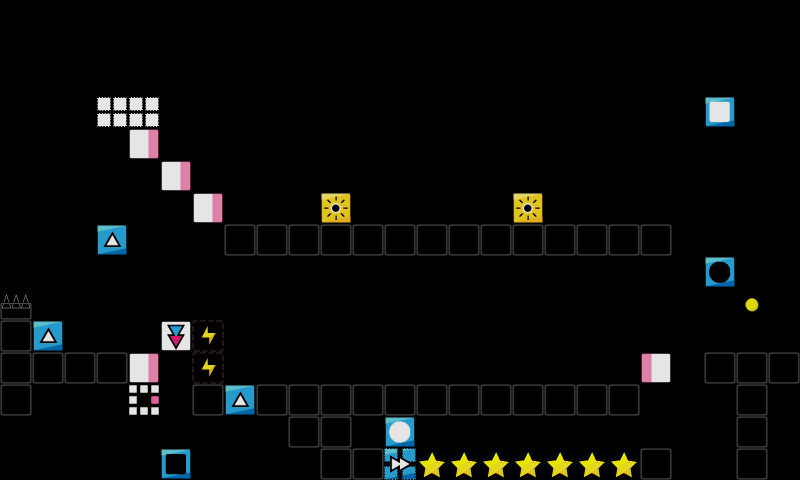

Rendered tile map (Tiled .tmx) drawn with the repository's tilesets; below, a short description and the map source with its tile grids summarised:
An orthogonal 25x15 tile map with 32x32 px tiles, 1 tile layer (map).

<map version="1.2" tiledversion="1.3.1" orientation="orthogonal" renderorder="right-down" compressionlevel="0" width="25" height="15" tilewidth="32" tileheight="32" infinite="0" nextlayerid="3" nextobjectid="7">
 <tileset firstgid="1" name="map_tiles" tilewidth="32" tileheight="32" tilecount="225" columns="15">
  <image source="../../img/map_tiles.png" width="480" height="480" />
 </tileset>
 <layer id="1" name="map" width="25" height="15" opacity="0.9">
  <data>[375 cells, 74 non-empty, 17 distinct tile ids]</data>
 </layer>
 <objectgroup id="2" name="Object Layer 1" />
</map>
